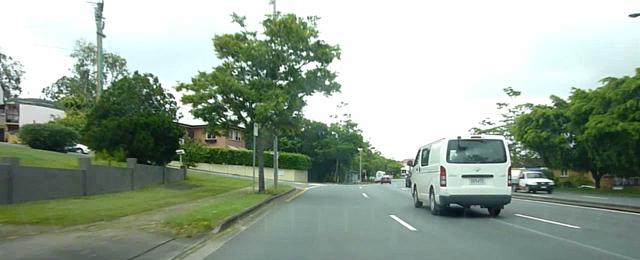
#> input picture ADAS_testing/ADAS/datasets/Day/Day (11).jpg, 640 x 260 px; its folder holds 3 pictures in this run
$ python prepare_current.py
#> lines starting #> are read from the running program, lines starting #| are printed output that depends on the picture
"""
prepare_current.py
==================
Adapts the CURRENT provided dataset (the four folders that ship in
``ADAS/datasets/{Day,Night,Fog,Rain}``) into the manifest-CSV layout that the
whole ML pipeline (Algorithms 1-9) consumes.

Why this file exists
--------------------
The repo's original ``build_dataset.py`` expects a **BDD100K** download
(``datasets/bdd100k/images/100k/...`` + the two label JSONs). The dataset we
actually have is a small set of gathered dashcam frames, one folder per driving
condition:

    datasets/Day    -> "clear"
    datasets/Night  -> "night"
    datasets/Fog    -> "foggy"
    datasets/Rain   -> "rainy"

This script copies/points those folders at the standard manifest layout so
*every* downstream module (vit / swin / convnext / efficientformer / yolo /
lane / traffic_sign / segmentation / webcam integration) works unchanged.

Output (under ``datasets/bdd100k_weather/``):
    manifest_train.csv, manifest_val.csv, manifest_test.csv
    class_names.json, dataset_report.json, class_distribution.png
    images/<split>/<class>/....jpg      (only with --copy-images)

Usage:
    python datasets/prepare_current.py                # uses ALL images (80/10/10 split)
    python datasets/prepare_current.py --val-ratio 0.15 --test-ratio 0.10
    python datasets/prepare_current.py --val-per-class 25 --test-per-class 25
    python datasets/prepare_current.py --copy-images
"""

import argparse
import json
import random
import shutil
import sys
from pathlib import Path

import matplotlib
matplotlib.use("Agg")
import matplotlib.pyplot as plt
import pandas as pd

PROJECT_ROOT = Path(__file__).resolve().parents[1]          # the ADAS/ folder
DATA_ROOT    = PROJECT_ROOT / "datasets"

# Folder name -> our condition class label (single source of truth).
FOLDER_TO_CLASS = {
    "Day":   "clear",
    "Night": "night",
    "Fog":   "foggy",
    "Rain":  "rainy",
}

# The 4 classes of the current dataset, in a stable order.
CURRENT_CLASSES = ["clear", "night", "foggy", "rainy"]


# Names that are junk sidecars / metadata, never a real image: macOS AppleDouble
# (._foo.png, ._foo.jpg), hidden files, .DS_Store, Thumbs.db, desktop.ini, etc.
_JUNK_SUFFIX_MARKERS = ("._", "thumbs.db", ".ds_store", "desktop.ini", "@eaDir")


def _is_real_image(p: Path) -> bool:
    """True only for a real, loadable image; False for junk sidecars / corrupt files.

    Filters out macOS AppleDouble files (``._photo.png``), hidden/system metadata
    (``.DS_Store``, ``Thumbs.db``, ``desktop.ini``) and picks up genuine .jpg/.jpeg/.png.
    It additionally opens each candidate so a truncated/corrupt image can never be
    written into the manifest and crash training later get a bad path.
    """
    name = p.name.lower()
    if not p.suffix.lower() in {".jpg", ".jpeg", ".png", ".bmp"}:
        return False
    if name.startswith("._") or name.startswith("."):
        return False
    if any(m in name for m in _JUNK_SUFFIX_MARKERS if m != "._"):
        return False
    # Final safety net: verify the bytes are actually a decodable image.
    try:
        from PIL import Image
        with Image.open(p) as im:
#> im is the input picture: PIL image 640x260 RGB; mean R, G, B 148.8, 163.4, 148.5
            im.verify()
        return True
    except Exception:
        print(f"      !! dropping unreadable image: {p}")
        return False


def main():
    parser = argparse.ArgumentParser(
        description="Prepare the current {Day,Night,Fog,Rain} dataset for the pipeline")
    # By default we USE ALL images. Override either the ratios or, if you prefer,
    # a fixed count per class. If a per-class count is given it wins over the ratio.
    parser.add_argument("--train-per-class", type=int, default=None,
                        help="fixed # of training images per class (default: all remaining after val/test)")
    parser.add_argument("--val-per-class", type=int, default=None,
                        help="fixed # of val images per class (default: round(n * --val-ratio))")
    parser.add_argument("--test-per-class", type=int, default=None,
                        help="fixed # of test images per class (default: round(n * --test-ratio))")
    parser.add_argument("--val-ratio", type=float, default=0.10,
                        help="fraction reserved for validation (default 0.10)")
    parser.add_argument("--test-ratio", type=float, default=0.10,
                        help="fraction reserved for test (default 0.10)")
    parser.add_argument("--seed", type=int, default=42)
    parser.add_argument("--copy-images", action="store_true",
                        help="copy images into an ImageFolder layout as well")
    args = parser.parse_args()

    rng = random.Random(args.seed)

    # ------------------------------------------------------------------ #
    # 1. Collect every image per class
    # ------------------------------------------------------------------ #
    per_class = {}
    for folder, cls in FOLDER_TO_CLASS.items():
        src = DATA_ROOT / folder
        if not src.exists():
            print(f"  !! skip {folder}: folder not found at {src}")
            continue
        paths = sorted(str(p.resolve()) for p in src.glob("*")
                       if _is_real_image(p))
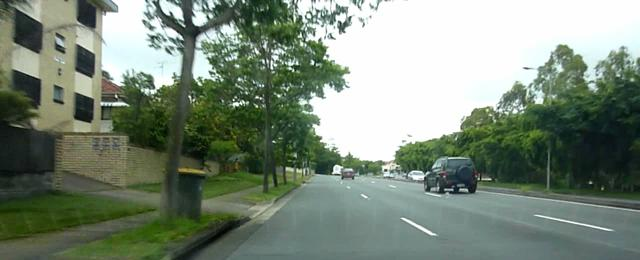
#> input picture ADAS_testing/ADAS/datasets/Day/Day (120).jpg, 640 x 260 px
#> in _is_real_image, im is the input picture: PIL image 640x260 RGB; mean R, G, B 122.6, 136.6, 121
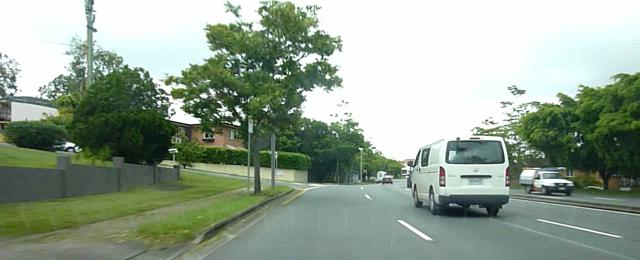
#> input picture ADAS_testing/ADAS/datasets/Day/Day (13).jpg, 640 x 260 px
#> in _is_real_image, im is the input picture: PIL image 640x260 RGB; mean R, G, B 146.5, 161.2, 145.5
        per_class[cls] = paths
        print(f"  {cls:6s} <- {folder}/ : {len(paths)} images")

    if not per_class:
        raise SystemExit("No dataset folder found. Check ADAS/datasets/.")

    # ------------------------------------------------------------------ #
    # 2. Stratified split per class (USES EVERY image). val/test default to
    #    a fraction of each class; train gets everything left over.
    # ------------------------------------------------------------------ #
    chosen = {"train": {}, "val": {}, "test": {}}
    for cls, paths in per_class.items():
        rng.shuffle(paths)
        n = len(paths)
        # per-class counts win over ratios when provided; otherwise use ratios
        n_te = args.test_per_class if args.test_per_class is not None \
            else int(round(n * args.test_ratio))
        n_va = args.val_per_class if args.val_per_class is not None \
            else int(round(n * args.val_ratio))
        # never let val/test exceed what's available, and keep >=1 for tiny classes
        n_te = max(1, min(n_te, max(n - 1, 0)))
        n_va = max(1, min(n_va, max(n - n_te, 0)))
        n_tr = n - n_te - n_va                    # train gets ALL the rest
        chosen["train"][cls] = paths[:n_tr]
        chosen["val"][cls]   = paths[n_tr:n_tr + n_va]
        chosen["test"][cls]  = paths[n_tr + n_va:n_tr + n_va + n_te]

    # ------------------------------------------------------------------ #
    # 3. Write manifests + class_names.json
    # ------------------------------------------------------------------ #
    out_dir = DATA_ROOT / "bdd100k_weather"
    out_dir.mkdir(parents=True, exist_ok=True)

    rows = []
    for split in ("train", "val", "test"):
        for cls, paths in chosen[split].items():
            for p in paths:
                rows.append({"image_path": p, "label": cls, "split": split})
    df = pd.DataFrame(rows)

    for split in ("train", "val", "test"):
        sub = df[df["split"] == split][["image_path", "label"]]
        sub.to_csv(out_dir / f"manifest_{split}.csv", index=False)
        print(f"  wrote manifest_{split}.csv  ({len(sub)} rows)")

    (out_dir / "class_names.json").write_text(json.dumps(CURRENT_CLASSES, indent=2))

    # ------------------------------------------------------------------ #
    # 4. Report + chart + optional image copy
    # ------------------------------------------------------------------ #
    counts = {s: df[df["split"] == s]["label"].value_counts().to_dict()
              for s in ("train", "val", "test")}
    report = {
        "source": "current {Day,Night,Fog,Rain} folders",
        "classes": CURRENT_CLASSES,
        "counts_per_split": counts,
        "total_images_used": int(len(df)),
    }
    (out_dir / "dataset_report.json").write_text(json.dumps(report, indent=2))

    if args.copy_images:
        print("  copying images into ImageFolder layout ...")
        for split in ("train", "val", "test"):
            for cls, paths in chosen[split].items():
                dst_dir = out_dir / "images" / split / cls
                dst_dir.mkdir(parents=True, exist_ok=True)
                for p in paths:
                    shutil.copy2(p, dst_dir / Path(p).name)

    results_prep = PROJECT_ROOT / "results" / "preprocessing"
    results_prep.mkdir(parents=True, exist_ok=True)
    plot_df = df.groupby(["split", "label"]).size().unstack(fill_value=0)
    ax = plot_df.plot(kind="bar", figsize=(10, 5), rot=0,
                      title="Current dataset - images per class & split")
    ax.set_xlabel("Split")
    ax.set_ylabel("Images")
    ax.legend(title="Condition")
    plt.tight_layout()
    chart = results_prep / "class_distribution.png"
    plt.savefig(chart, dpi=150)
    plt.close()
    print(f"  chart saved -> {chart}")

    print("\n=== Summary ===")
    print(df.groupby(["split", "label"]).size().unstack(fill_value=0).to_string())
    print(f"\nAll manifests written under: {out_dir}")
    print("Next: train + evaluate the four transformer backbones "
          "(algorithms/{vit,swin,convnext,efficientformer}/).")


if __name__ == "__main__":
#> (the run stopped early here; a loop or call above may not have finished)
